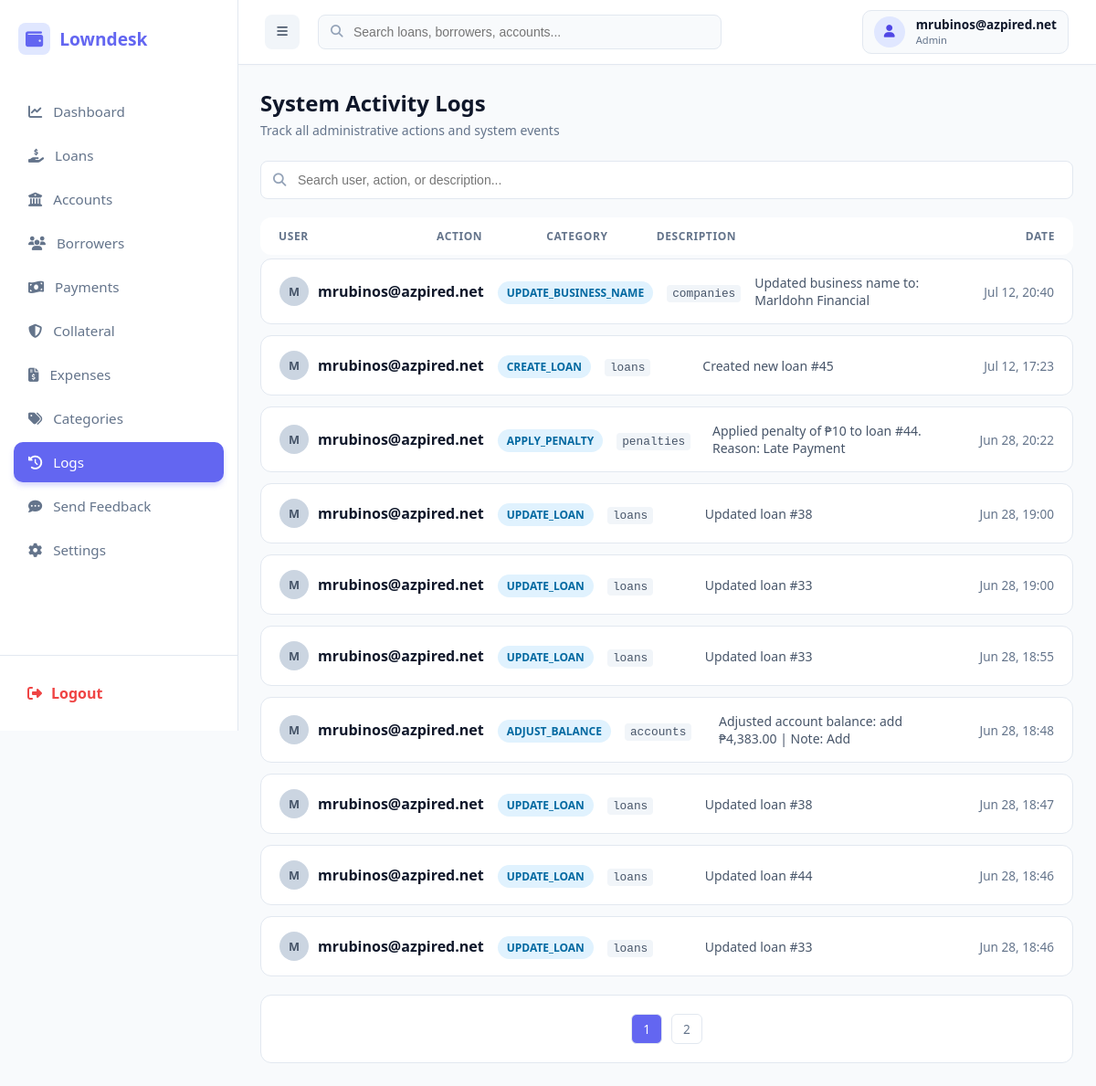
/public/index.php?url=activitylogs/index (signed in), run on an earlier commit of the app's database.
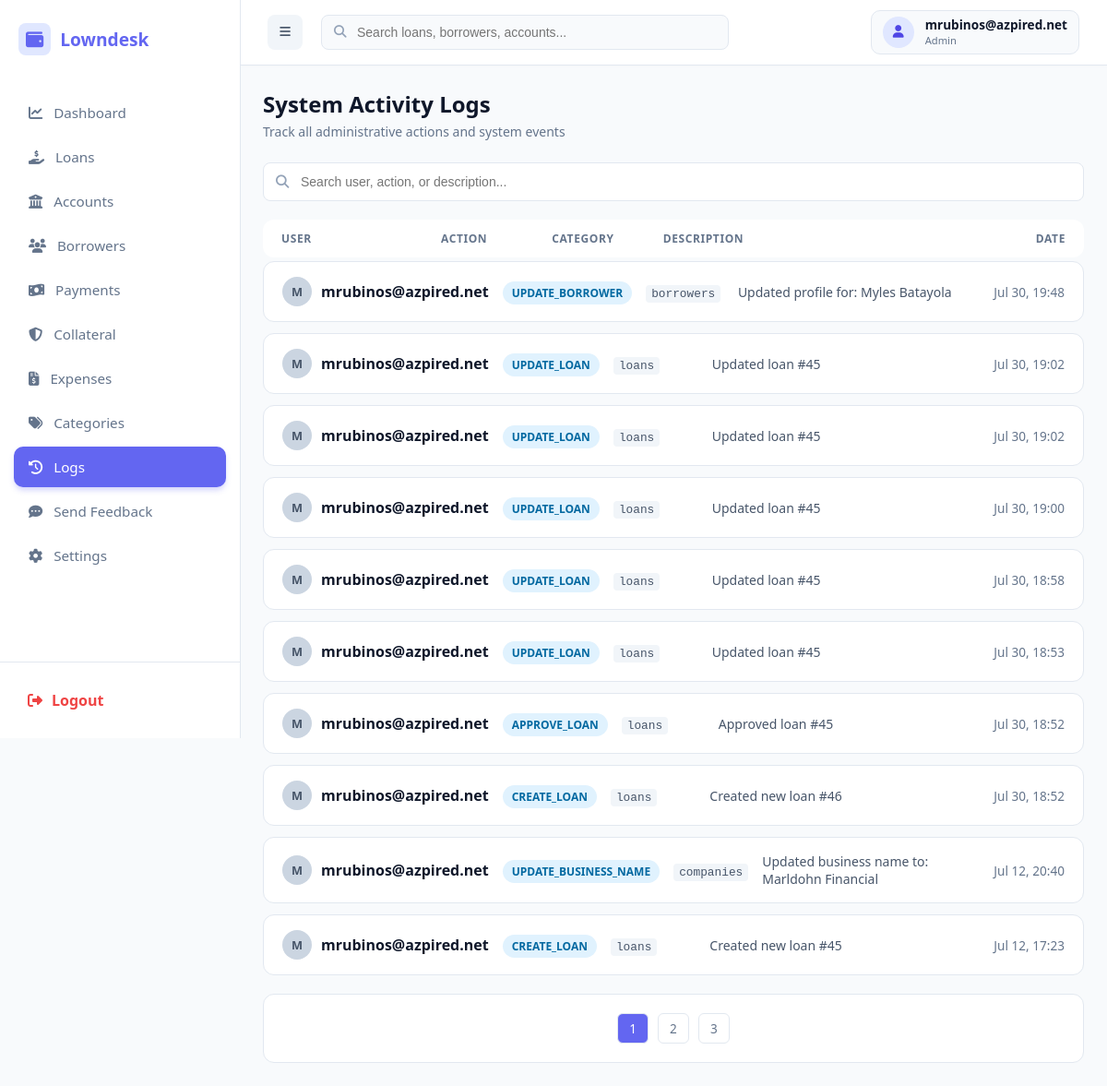
And on a later commit of the database.
### tables this page shows
CREATE TABLE `activity_logs` (
  `id` int(11) NOT NULL,
  `company_id` int(11) NOT NULL,
  `user_id` int(11) NOT NULL,
  `action` varchar(50) NOT NULL,
  `table_name` varchar(50) DEFAULT NULL,
  `record_id` int(11) DEFAULT NULL,
  `description` text DEFAULT NULL,
  `ip_address` varchar(45) DEFAULT NULL,
  `created_at` timestamp NOT NULL DEFAULT current_timestamp()
);

CREATE TABLE `users` (
  `id` int(11) NOT NULL,
  `company_id` int(11) NOT NULL,
  `username` varchar(50) NOT NULL,
  `password` varchar(255) NOT NULL,
  `role` varchar(30) DEFAULT 'admin',
  `created_at` timestamp NOT NULL DEFAULT current_timestamp(),
  `status` tinyint(1) DEFAULT 1
);

### app/controllers/ActivityLogsController.php (called while the page is built, shortened)
<?php
require_once __DIR__ . '/../models/ActivityLog.php';
class ActivitylogsController {
    private $activityModel;
    public function __construct() {
        $this->activityModel = new ActivityLog();
    }
    public function index() {
        $company_id = $_SESSION['user']['company_id'];
        $limit = 10;
        $page = isset($_GET['page']) && (int)$_GET['page'] > 0 ? (int)$_GET['page'] : 1;
        $offset = ($page - 1) * $limit;
        $totalLogs = $this->activityModel->countByCompany($company_id);
        $totalPages = ceil($totalLogs / $limit);
        $logs = $this->activityModel->getPaginatedByCompany($company_id, $limit, $offset);
        require_once __DIR__ . '/../views/admin/activitylogs/index.php';
    }
}

### public/index.php (called while the page is built, shortened)
<?php
require_once __DIR__ . "/../app/core/Database.php";
require_once __DIR__ . "/../app/core/Model.php";
$init = new App();

### app/core/Database.php (called while the page is built)
<?php
class Database {
    private static $host = "localhost";
    private static $port = "3306";
    private static $db   = "loan_saas_db";
    private static $user = "root";
    private static $pass = "";
    public static function getConnection() {
        try {
            $conn = new PDO(
                "mysql:host=" . self::$host . ";port=" . self::$port . ";dbname=" . self::$db,
                self::$user,
                self::$pass
            );
            $conn->setAttribute(PDO::ATTR_ERRMODE, PDO::ERRMODE_EXCEPTION);
            $conn->setAttribute(PDO::ATTR_DEFAULT_FETCH_MODE, PDO::FETCH_ASSOC);
            return $conn;
        } catch (Exception $e) {
            die("Database connection failed: " . $e->getMessage());
        }
    }
}

### app/core/Model.php (called while the page is built, shortened)
<?php
require_once __DIR__ . "/Database.php";
class Model {
    public function __construct() {
        $this->conn = Database::getConnection();
    }
}

### app/models/ActivityLog.php (called while the page is built, shortened)
<?php
require_once __DIR__ . '/../core/Model.php';
class ActivityLog extends Model {
    public function countByCompany($company_id) {
        $stmt = $this->conn->prepare("SELECT COUNT(*) FROM activity_logs WHERE company_id = ?");
        $stmt->execute([$company_id]);
        return $stmt->fetchColumn();
    }
    public function getPaginatedByCompany($company_id, $limit, $offset) {
        $stmt = $this->conn->prepare("
            SELECT l.*, u.username
            FROM activity_logs l
            JOIN users u ON l.user_id = u.id
            WHERE l.company_id = ?
            ORDER BY l.created_at DESC
            LIMIT ? OFFSET ?
        ");
        $stmt->bindValue(1, (int)$company_id, PDO::PARAM_INT);
        $stmt->bindValue(2, (int)$limit, PDO::PARAM_INT);
        $stmt->bindValue(3, (int)$offset, PDO::PARAM_INT);
        $stmt->execute();
        return $stmt->fetchAll(PDO::FETCH_ASSOC);
    }
}

### app/views/admin/activitylogs/index.php (the view, shortened to what the changed rows need)
<?php require_once dirname(__DIR__, 2) . '/layouts/header.php'; ?>
<div class="page-container">
    <div class="page-header">
        <div>
            <h1 class="page-title">System Activity Logs</h1>
        </div>
    </div>
    <div class="log-list">
        <?php if (empty($logs)): ?>
            <div style="padding: 40px; text-align: center; color: #94a3b8; background: #ffffff; border: 1px solid #e2e8f0; border-radius: 12px;">No recent activities found.</div>
        <?php else: ?>
            <?php foreach ($logs as $log): ?>
                <div class="log-row log-item"
                     data-username="<?= strtolower(htmlspecialchars($log['username'])) ?>"
                     data-action="<?= strtolower(htmlspecialchars($log['action'])) ?>"
                     data-table="<?= strtolower(htmlspecialchars($log['table_name'])) ?>"
                     data-description="<?= strtolower(htmlspecialchars($log['description'])) ?>">
                    <div data-label="User" style="display: flex; align-items: center;">
                        <div style="display: flex; align-items: center; width: 100%;">
                            <div class="avatar-mini"><?= strtoupper(substr($log['username'], 0, 1)) ?></div>
                            <strong style="color: #0f172a;"><?= htmlspecialchars($log['username']) ?></strong>
                        </div>
                    </div>
                    <div data-label="Action">
                        <span class="badge-info"><?= htmlspecialchars($log['action']) ?></span>
                    </div>
                    <div data-label="Category"><code style="color: #475569; background: #f1f5f9; padding: 2px 6px; border-radius: 4px; font-size: 0.8rem;"><?= htmlspecialchars($log['table_name']) ?></code></div>
                    <div data-label="Description" style="color: #475569; font-size: 0.875rem;"><?= htmlspecialchars($log['description']) ?></div>
                    <div data-label="Date" style="text-align: right;">
                        <span style="font-size: 0.85rem; color: #64748b;">
                            <?= date('M d, H:i', strtotime($log['created_at'])) ?>
                        </span>
                    </div>
                </div>
            <?php endforeach; ?>
        <?php endif; ?>
        <?php if ($totalPages > 1): ?>
            <div style="padding: 20px; display: flex; justify-content: center; gap: 10px; background: #ffffff; border: 1px solid #e2e8f0; border-radius: 12px; margin-top: 20px;">
                <?php for ($i = 1; $i <= $totalPages; $i++): ?>
                    <a href="?url=activitylogs/index&page=<?= $i ?>"
                       style="padding: 6px 12px; border-radius: 6px; text-decoration: none;
                              background: <?= ($i == $page) ? '#6366f1' : '#fff' ?>;
                              color: <?= ($i == $page) ? '#fff' : '#64748b' ?>;
                              border: 1px solid #e2e8f0; font-size: 0.85rem;">
                        <?= $i ?>
                    </a>
                <?php endfor; ?>
            </div>
        <?php endif; ?>
    </div>
</div>
<?php require_once dirname(__DIR__, 2) . '/layouts/footer.php'; ?>

### app/views/layouts/header.php (shortened to what the changed rows need)
<?php
$current_url = $_GET['url'] ?? '';
$userRole = $_SESSION['user']['role'] ?? '';
?>
<!DOCTYPE html>
<html lang="en">
<head>
    <link rel="stylesheet" href="https://cdnjs.cloudflare.com/ajax/libs/font-awesome/6.4.0/css/all.min.css">
</head>
<body>
<aside class="sidebar">
    <ul class="sidebar-menu">
       <?php
        $menuItems = [];
        if ($userRole === 'superadmin') {
            $menuItems = [
                ['url' => 'feedback/index', 'icon' => 'fa-inbox', 'label' => 'User Messages'],
                ['url' => 'admin/index', 'icon' => 'fa-building', 'label' => 'Companies'],
                ['url' => 'superadmin/listAdmins', 'icon' => 'fa-user-shield', 'label' => 'Admin List'],
                ['url' => 'superadmin/dashboard', 'icon' => 'fa-chart-line', 'label' => 'Admin Dashboard'],
                ['url' => 'superadmin/manage', 'icon' => 'fa-chart-line', 'label' => 'Registration Requests']
            ];
        } elseif ($userRole === 'admin') {
            $menuItems = [
                ['url' => 'dashboard/index', 'icon' => 'fa-chart-line', 'label' => 'Dashboard'],
                ['url' => 'loan/index', 'icon' => 'fa-hand-holding-dollar', 'label' => 'Loans'],
                ['url' => 'account/index', 'icon' => 'fa-building-columns', 'label' => 'Accounts'],
                ['url' => 'borrower/index', 'icon' => 'fa-users', 'label' => 'Borrowers'],
                ['url' => 'payment/index', 'icon' => 'fa-money-bill-wave', 'label' => 'Payments'],
                ['url' => 'collateral/index', 'icon' => 'fa-shield-halved', 'label' => 'Collateral'],
                ['url' => 'expense/index', 'icon' => 'fa-file-invoice-dollar', 'label' => 'Expenses'],
                ['url' => 'category/index', 'icon' => 'fa-tags', 'label' => 'Categories'],
                ['url' => 'activitylogs/index', 'icon' => 'fa-clock-rotate-left', 'label' => 'Logs'],
                ['url' => 'feedback/create', 'icon' => 'fa-comment-dots', 'label' => 'Send Feedback'],
                ['url' => 'admin/settings', 'icon' => 'fa-gear', 'label' => 'Settings']
            ];
        }
        foreach ($menuItems as $item) {
            $active = (strpos($current_url, explode('/', $item['url'])[0]) === 0) ? 'active' : '';
            echo "<li class='menu-item $active'>
                    <a href='/loansaas/public/index.php?url={$item['url']}'>
                        <i class='fas {$item['icon']}'></i> <span>{$item['label']}</span>
                    </a>
                  </li>";
        }
        ?>
    </ul>
</aside>
<div class="main-wrapper">
    <main class="main-content">

What changed in the data, as far as the page shows it:
no longer on this page (row unchanged): activity_logs: user.username "M", user.username "mrubinos@azpired.net", action "APPLY_PENALTY", table_name "penalties", description "Applied penalty of ₱10 to loan #44. Reason: Late Payment", created_at "Jun 28, 20:22"
no longer on this page (row unchanged): activity_logs: user.username "M", user.username "mrubinos@azpired.net", action "UPDATE_LOAN", table_name "loans", description "Updated loan #38", created_at "Jun 28, 19:00"
no longer on this page (row unchanged): activity_logs: user.username "M", user.username "mrubinos@azpired.net", action "UPDATE_LOAN", table_name "loans", description "Updated loan #33", created_at "Jun 28, 19:00"
no longer on this page (row unchanged): activity_logs: user.username "M", user.username "mrubinos@azpired.net", action "UPDATE_LOAN", table_name "loans", description "Updated loan #33", created_at "Jun 28, 18:55"
no longer on this page (row unchanged): activity_logs: user.username "M", user.username "mrubinos@azpired.net", action "ADJUST_BALANCE", table_name "accounts", description "Adjusted account balance: add ₱4,383.00 | Note: Add", created_at "Jun 28, 18:48"
no longer on this page (row unchanged): activity_logs: user.username "M", user.username "mrubinos@azpired.net", action "UPDATE_LOAN", table_name "loans", description "Updated loan #38", created_at "Jun 28, 18:47"
no longer on this page (row unchanged): activity_logs: user.username "M", user.username "mrubinos@azpired.net", action "UPDATE_LOAN", table_name "loans", description "Updated loan #44", created_at "Jun 28, 18:46"
no longer on this page (row unchanged): activity_logs: user.username "M", user.username "mrubinos@azpired.net", action "UPDATE_LOAN", table_name "loans", description "Updated loan #33", created_at "Jun 28, 18:46"
added activity_logs: user.username "M", user.username "mrubinos@azpired.net", action "UPDATE_BORROWER", table_name "borrowers", description "Updated profile for: Myles Batayola", created_at "Jul 30, 19:48"
added activity_logs: user.username "M", user.username "mrubinos@azpired.net", action "UPDATE_LOAN", table_name "loans", description "Updated loan #45", created_at "Jul 30, 19:02"
added activity_logs: user.username "M", user.username "mrubinos@azpired.net", action "UPDATE_LOAN", table_name "loans", description "Updated loan #45", created_at "Jul 30, 19:02"
added activity_logs: user.username "M", user.username "mrubinos@azpired.net", action "UPDATE_LOAN", table_name "loans", description "Updated loan #45", created_at "Jul 30, 19:00"
added activity_logs: user.username "M", user.username "mrubinos@azpired.net", action "UPDATE_LOAN", table_name "loans", description "Updated loan #45", created_at "Jul 30, 18:58"
added activity_logs: user.username "M", user.username "mrubinos@azpired.net", action "UPDATE_LOAN", table_name "loans", description "Updated loan #45", created_at "Jul 30, 18:53"
added activity_logs: user.username "M", user.username "mrubinos@azpired.net", action "APPROVE_LOAN", table_name "loans", description "Approved loan #45", created_at "Jul 30, 18:52"
added activity_logs: user.username "M", user.username "mrubinos@azpired.net", action "CREATE_LOAN", table_name "loans", description "Created new loan #46", created_at "Jul 30, 18:52"
Also different on the page:
new list line: "3"
